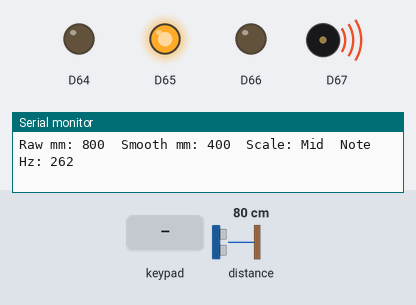
A sketch run on a simulated Arduino Uno R4 WiFi. Shown: output pins drawn as LEDs (lit = HIGH), buzzer (waves = sounding), the last lines printed to the serial monitor. Inputs (shaded band) come from the test bench; at power-on: distance to the obstacle 80 cm.

Above: at 1.2 s.
1.3 s: key 'A' pressed
At 1.8 s:
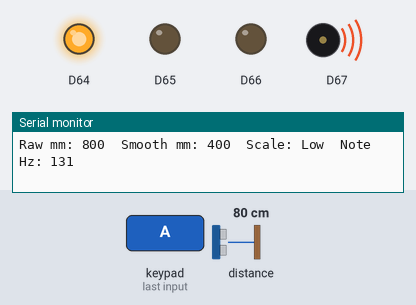
2.8 s: key 'C' pressed
At 3.2 s:
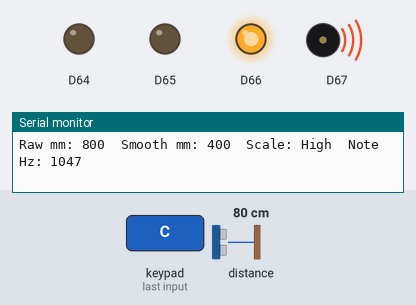
4.3 s: key 'B' pressed
At 5.4 s:
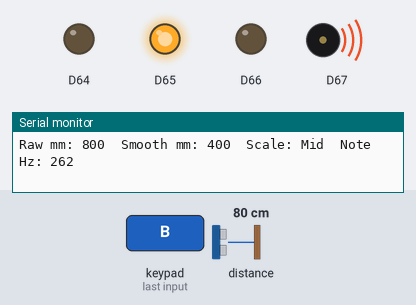
Timing chart, 0 to 7.3 s (numbered marks = the images above; inputs shaded):
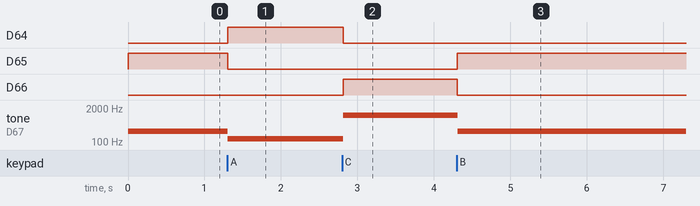

Measured:
- after the input at 1.3 s, D64: LOW → HIGH at once; D65: HIGH → LOW at once; tone on D67: 262 Hz → 131 Hz at once
- after the input at 2.8 s, D64: HIGH → LOW at once; D66: LOW → HIGH at once; tone on D67: 131 Hz → 1047 Hz at once
- after the input at 4.3 s, D65: LOW → HIGH at once; D66: HIGH → LOW at once; tone on D67: 1047 Hz → 262 Hz at once

The sketch:

14_distance_buttons_buzzer_theremin_scale.ino
```cpp
#include <Modulino.h>

ModulinoDistance distanceSensor;
ModulinoBuzzer buzzer;
ModulinoButtons buttons;

const long SERIAL_BAUD = 9600;
bool lastPressed[3] = {false, false, false};
int activeScale = 1;  // 0=Low, 1=Mid, 2=High
unsigned long lastPrintMs = 0;
unsigned long lastToneRefreshMs = 0;

float filteredMm = 220.0f;
bool filterReady = false;

int stableNoteIndex = 0;
int pendingNoteIndex = 0;
int pendingCount = 0;
int lastPitchHz = -1;

const int lowScale[] = {131, 147, 165, 196, 220, 262, 294, 392};
const int midScale[] = {262, 294, 330, 392, 440, 523, 587, 784};
const int highScale[] = {1047, 1175, 1319, 1568, 1760, 2093, 2349, 2637};
const int noteCount = 8;

const char *scaleNames[] = {"Low", "Mid", "High"};

const int *getScaleNotes(int scaleIndex) {
  if (scaleIndex == 0) {
    return lowScale;
  }
  if (scaleIndex == 1) {
    return midScale;
  }
  return highScale;
}

void setup() {
  Serial.begin(SERIAL_BAUD);
  while (!Serial && millis() < 4000) {
  }

  Modulino.begin();
  distanceSensor.begin();
  buzzer.begin();
  buttons.begin();

  buttons.setLeds(false, true, false);

  Serial.println("Theremin + scale buttons ready!");
  Serial.println("Button 1 = Low, 2 = Mid, 3 = High.");
  Serial.println("Move hand to change note pitch.");
  Serial.println("Open Serial Monitor at 9600 baud.");
}

void loop() {
  buttons.update();

  bool nowPressed[3] = {
    buttons.isPressed(0),
    buttons.isPressed(1),
    buttons.isPressed(2)
  };

  for (int i = 0; i < 3; i++) {
    if (nowPressed[i] && !lastPressed[i]) {
      activeScale = i;
      pendingCount = 0;
      Serial.print("Scale: ");
      Serial.println(scaleNames[activeScale]);
    }
    lastPressed[i] = nowPressed[i];
  }

  buttons.setLeds(activeScale == 0, activeScale == 1, activeScale == 2);

  if (!distanceSensor.available()) {
    delay(10);
    return;
  }

  int mm = distanceSensor.get();
  int safeMm = constrain(mm, 40, 400);

  if (!filterReady) {
    filteredMm = safeMm;
    filterReady = true;
  }

  // Smooth sensor noise so the sound is steadier.
  filteredMm = (filteredMm * 0.82f) + (safeMm * 0.18f);

  // Far = low note, close = high note.
  int candidateIndex = map((int)filteredMm, 400, 40, 0, noteCount - 1);
  candidateIndex = constrain(candidateIndex, 0, noteCount - 1);

  // Require a few consistent reads before changing note.
  if (candidateIndex != stableNoteIndex) {
    if (candidateIndex == pendingNoteIndex) {
      pendingCount++;
    } else {
      pendingNoteIndex = candidateIndex;
      pendingCount = 1;
    }

    if (pendingCount >= 3) {
      stableNoteIndex = candidateIndex;
      pendingCount = 0;
    }
  } else {
    pendingCount = 0;
  }

  const int *activeNotes = getScaleNotes(activeScale);
  int pitchHz = activeNotes[stableNoteIndex];

  // Overlap tones for a more continuous sound.
  if (pitchHz != lastPitchHz || millis() - lastToneRefreshMs > 40) {
    buzzer.tone(pitchHz, 80);
    lastPitchHz = pitchHz;
    lastToneRefreshMs = millis();
  }

  if (millis() - lastPrintMs > 160) {
    lastPrintMs = millis();
    Serial.print("Raw mm: ");
    Serial.print(mm);
    Serial.print("  Smooth mm: ");
    Serial.print((int)filteredMm);
    Serial.print("  Scale: ");
    Serial.print(scaleNames[activeScale]);
    Serial.print("  Note Hz: ");
    Serial.println(pitchHz);
  }

  delay(12);
}
```
